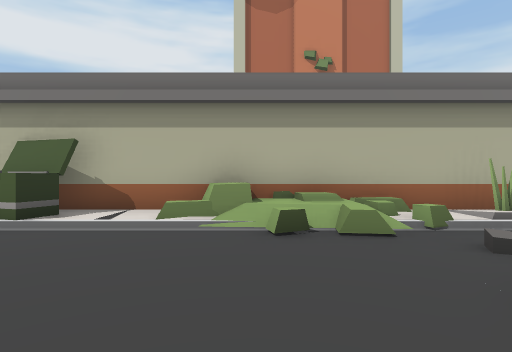
[1] (above)

16 first-person views from a walk through a 3-D level made in the Unity game engine. The camera is 1.4 m above the floor, looks level and sees 80° across. The floor is counted in squares, 2 m on a side. Each view is taken from the middle of a square. On the plan, view 1 faces up. The plan holds only what a view shows up to about 10 squares ahead; the rest is blank. The place goes on beyond the plan. The player character is not drawn.

[2]
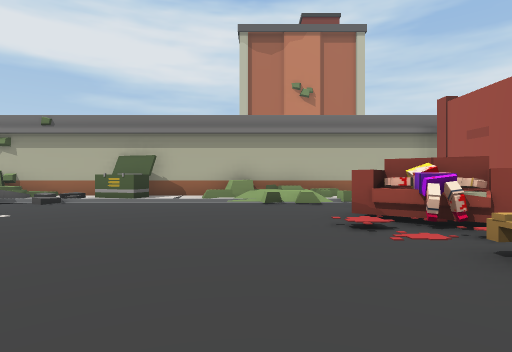

[3]
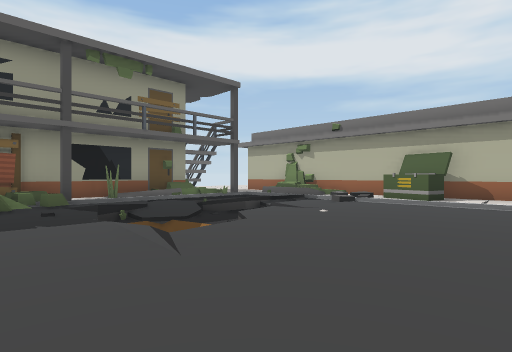

[4]
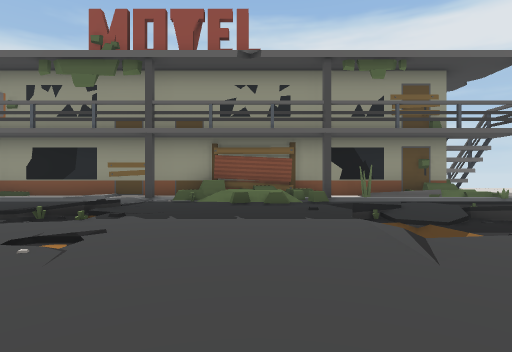

[5]
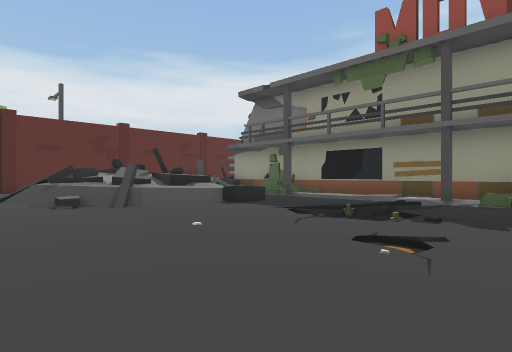

[6]
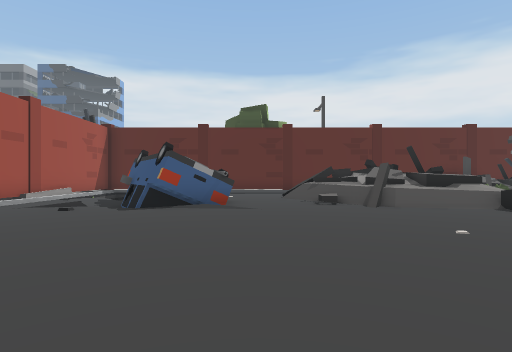

[7]
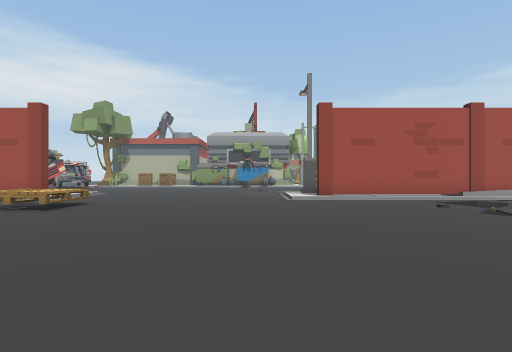

[8]
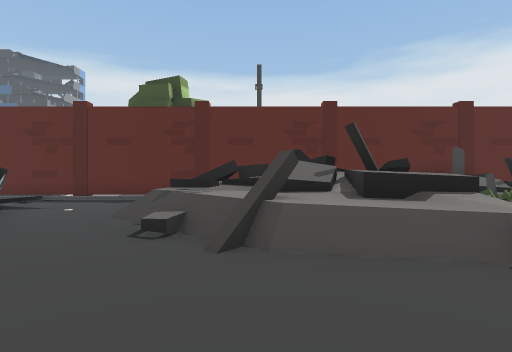

[9]
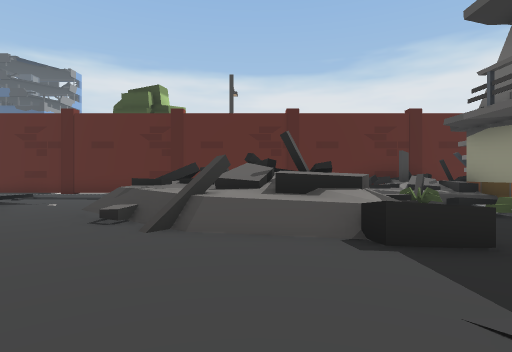

[10]
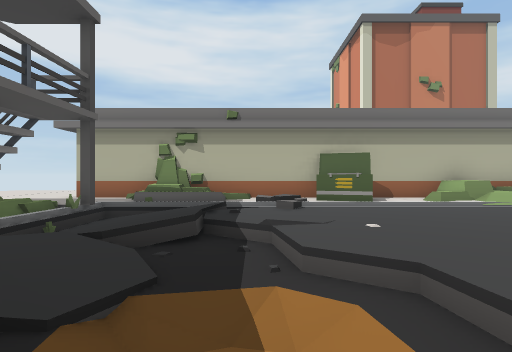

[11]
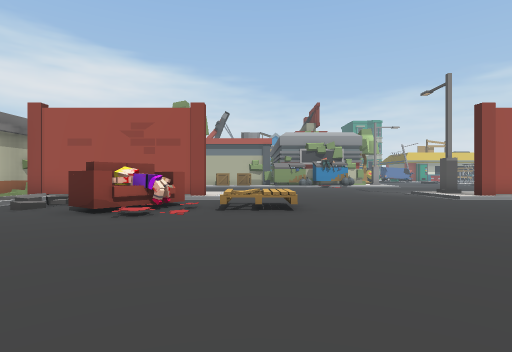

[12]
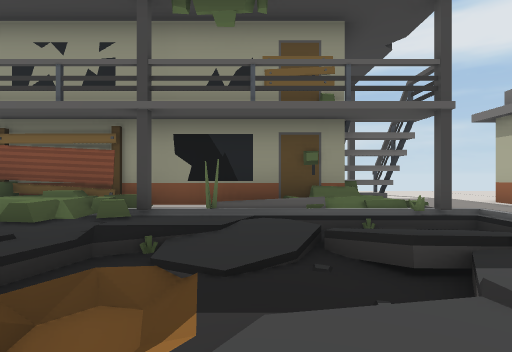

[13]
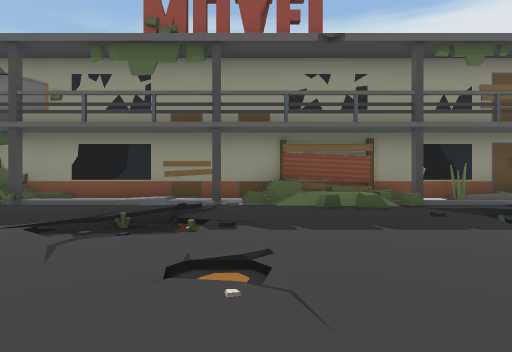

[14]
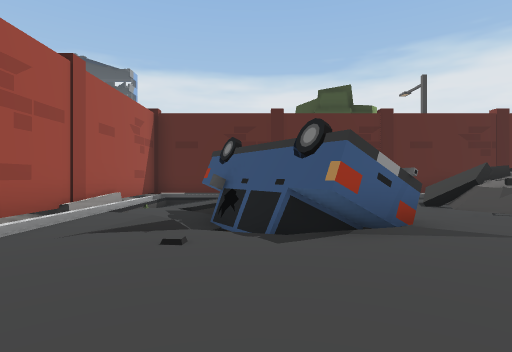

[15]
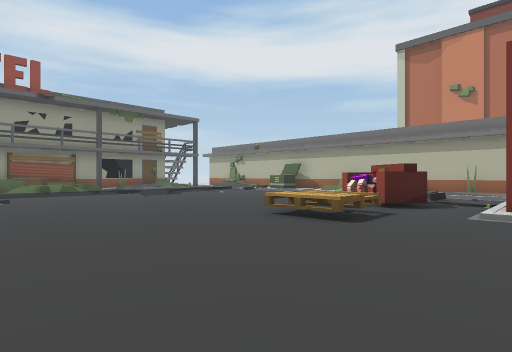

[16]
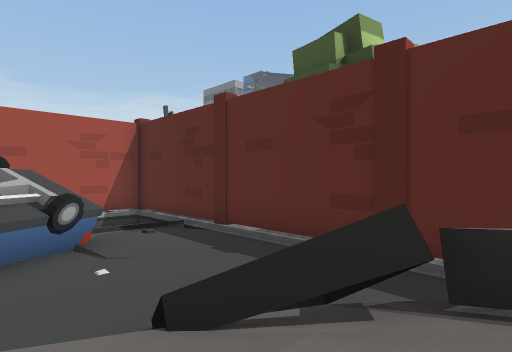

### Floor plan
Key: @ floor where view 1 was taken; # wall or solid block; x gap in a wall; . main floor; : floor 0.25 m higher than the main floor; - floor 0.25 m lower than the main floor; + floor 0.5 m higher than the main floor; _ floor 0.5 m lower than the main floor; * floor 1.5 m higher than the main floor; / step, stairs or slope; = window, fence, low wall or low ledge; ^ raised ledge; S sofa; P pallet; T tree; O other object.
Columns run from 14 left of view 1 to 6 right of it. Each row starts with its distance up from view 1.
  7 :::
  6 :::##############
  5 :::::///.#OO.^^######
  4 ::::://////////=////
  3  ##:=///........//./#
  2   ###//=..........//#
  1    ##//_=.......SSSx#
  0     #///_/....@..SS.#
 -1     #.////...........
 -2     ##////......PP...
 -3    ##=...............
 -4    #//...............
 -5    ##/...............
 -6    #=................
 -7    #:#//=............
 -8    #/////..........//
 -9    #:.../........../#
-10    #:............../#
-11    #/..=.........../#
-12    ##..//==.../##=./#
-13     #../*##/..###///#
-14     #===#=///..##-./#
-15     #==#==///..^##//#
-16     #=+   ^=....////#
-17     #=     .....////#
-18   ######  ###########
-19              T

Positions as (right, up) in squares from view 1, and headings:
1: (0, 0), facing up
2: (0, -4), facing up
3: (-1, -4), facing up-left
4: (-1, -4), facing left
5: (-1, -5), facing down-left
6: (-1, -5), facing down
7: (-4, -7), facing right
8: (-4, -9), facing down
9: (-5, -8), facing down
10: (-6, -3), facing up
11: (-4, -2), facing right
12: (-4, 0), facing left
13: (-2, -6), facing left
14: (2, -8), facing down
15: (6, -7), facing up-left
16: (-4, -14), facing down-right
